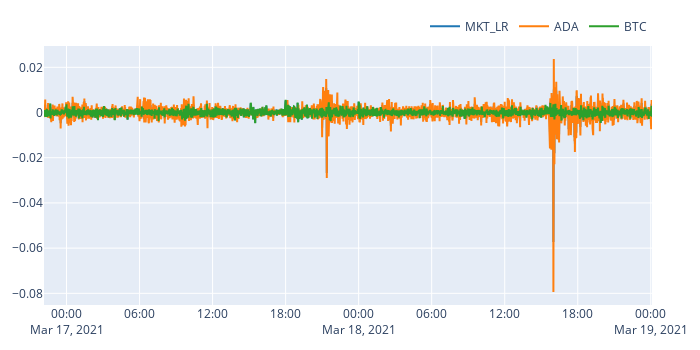

The code cell stored with this chart in its notebook:
### Code cell
# plotear todos los assests hace un gráfico muy feo, entonces solo muestro algunos
fig = mkt_lr.vbt.plot(trace_names=["MKT_LR"])
lr_ind.lr[["ADA", "BTC"]].vbt.plot(fig=fig).show()

### Figure 1 — Plotly figure (JSON) as saved in the notebook; plotly's stock layout.template omitted (floating-point values rounded to 4 significant figures; data arrays with more than 128 entries replaced by an {"elided": "..."} marker saying what was removed)
{"data": [{"name": "MKT_LR", "showlegend": true, "type": "scatter", "uid": "7597ac0d-5290-4557-8bdc-406ff73a1dc7", "x": {"elided": "2998 str values"}, "y": {"elided": "2998 float values"}}, {"name": "ADA", "showlegend": true, "type": "scatter", "uid": "7813418f-b85f-47e4-a9b1-07bcb6357dc3", "x": {"elided": "2998 str values"}, "y": {"elided": "2998 float values"}}, {"name": "BTC", "showlegend": true, "type": "scatter", "uid": "516f00e3-24e5-4549-9679-bc1de90ba744", "x": {"elided": "2998 str values"}, "y": {"elided": "2998 float values"}}], "layout": {"height": 350, "legend": {"orientation": "h", "traceorder": "normal", "x": 1, "xanchor": "right", "y": 1.02, "yanchor": "bottom"}, "margin": {"b": 30, "l": 30, "r": 30, "t": 30}, "width": 700}}
